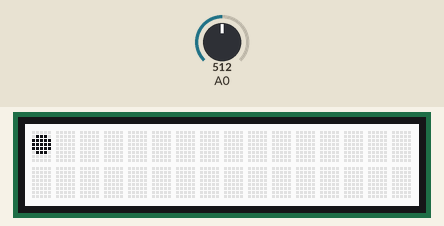
Recording of a sketch running on a simulated Arduino Uno, built with avr-gcc and run on an emulated ATmega328P. Parts: 16×2 character LCD. The test bench sets the inputs (shaded band); at power-on: A0 = 512.

Above: at 1.2 s.
1.3 s: A0 set to 716
At 10.5 s:
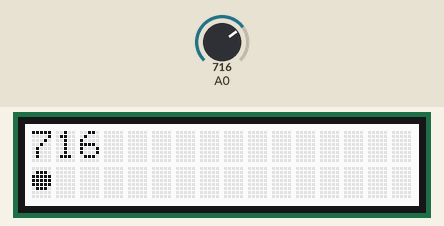
12.1 s: A0 set to 900
At 20.6 s:
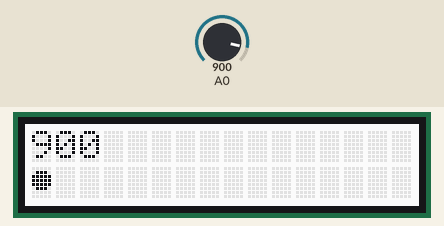
22.2 s: A0 set to 1023
At 30.6 s:
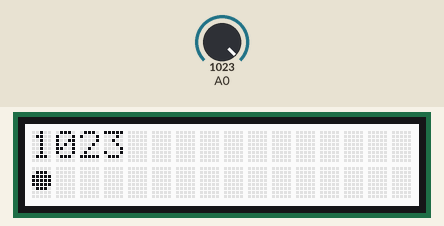
Timing chart, 0 to 32.1 s (numbered marks = the images above; inputs shaded):
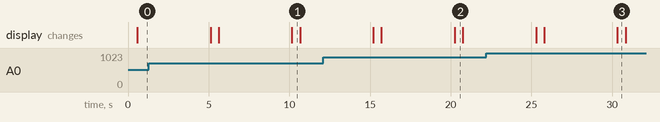

The sketch:

10_19_ballScrollLCD.ino
```cpp
#include <Wire.h>
#include "rgb_lcd.h"

rgb_lcd lcd;

// make some custom characters:

byte ball[8] = {
  B00000,
  B01110,
  B11111,
  B11111,
  B11111,
  B01110,
  B00000,
  B00000
};


void setup()
{
    Serial.begin(9600);
    lcd.begin(16, 2);
 #if 1
    // create a new character
    lcd.createChar(0, ball);
#endif
    // set up the lcd's number of columns and rows:
}

void loop()
{
    // read the potentiometer on A0:
    int sensorReading = analogRead(A0);
    lcd.setCursor(0, 0);
    // Print a message to the lcd.
    lcd.print(sensorReading);
    // map the result to 200 - 1000:
    int delayTime = map(sensorReading, 0, 1023, 200, 1000);
    // set the cursor to the bottom row, 5th position:
    lcd.setCursor(0, 1);
    for (int thisChar = 0; thisChar < 10; thisChar++)
    {
        lcd.write((unsigned char)0);
        delay(500);
        lcd.clear();
    }
    // set the cursor to (16,1):
    lcd.setCursor(16,1);
    // set the display to automatically scroll:
    lcd.autoscroll();
    for (int thisChar = 0; thisChar < 10; thisChar++)
    {
        lcd.write((unsigned char)0);
        delay(500);
        lcd.clear();
    }
    // turn off automatic scrolling
    lcd.noAutoscroll();
}
```

Measured:
- what the display in image 1 shows lasts 0.5 s, from 10.2 s to 10.7 s
